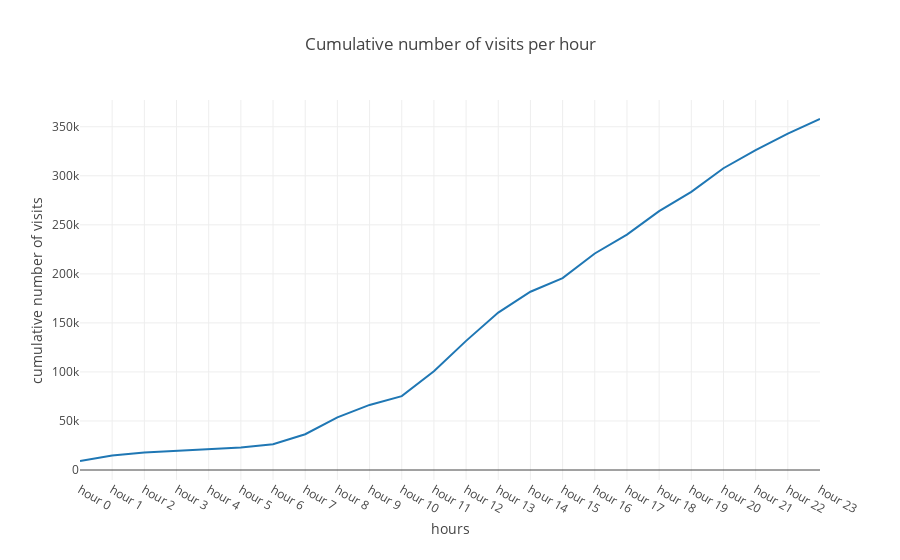

Here is the notebook cell this chart was saved with:
### Code cell
cumulative_y_axis=cumsum(y_axis)

plotly.offline.iplot({
    "data": [go.Scatter(x=x_axis, y=cumulative_y_axis)],
    "layout": go.Layout(title="Cumulative number of visits per hour",yaxis=dict(title="cumulative number of visits"),xaxis=dict(title='hours'))
})

### Figure 1 — Plotly figure (JSON) as saved in the notebook; plotly's stock layout.template omitted (floating-point values rounded to 4 significant figures)
{"data": [{"type": "scatter", "uid": "e6e8fabb-92ef-4be8-ac2b-9d5f641b3805", "x": ["hour 0", "hour 1", "hour 2", "hour 3", "hour 4", "hour 5", "hour 6", "hour 7", "hour 8", "hour 9", "hour 10", "hour 11", "hour 12", "hour 13", "hour 14", "hour 15", "hour 16", "hour 17", "hour 18", "hour 19", "hour 20", "hour 21", "hour 22", "hour 23"], "y": [9190, 14832, 17804, 19711, 21288, 22906, 26370, 36498, 53722, 66353, 75380, 100763, 131683, 160517, 181786, 195653, 220763, 239976, 263933, 283557, 307698, 326205, 342949, 357912]}], "layout": {"title": "Cumulative number of visits per hour", "xaxis": {"title": "hours"}, "yaxis": {"title": "cumulative number of visits"}}}
